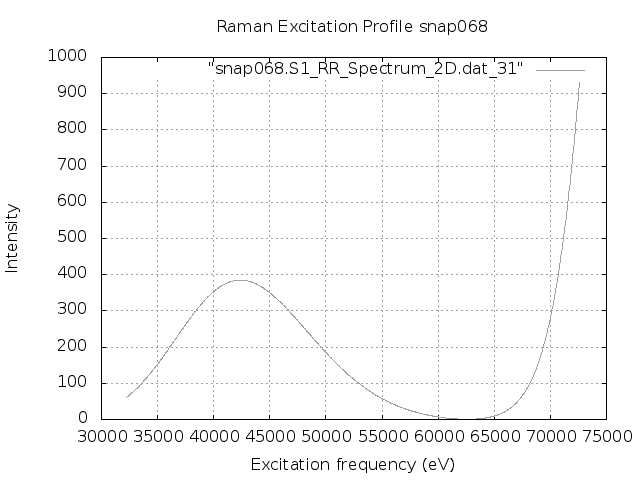

Here is the gnuplot script that generated this plot:
set terminal png
set output "snap068.S1.REP.png"
set xlabel 'Excitation frequency (eV)'
set ylabel 'Intensity'
set title "Raman Excitation Profile snap068"
set grid
set autoscale
plot "snap068.S1_RR_Spectrum_2D.dat_31" with lines lc "blue"
exit
